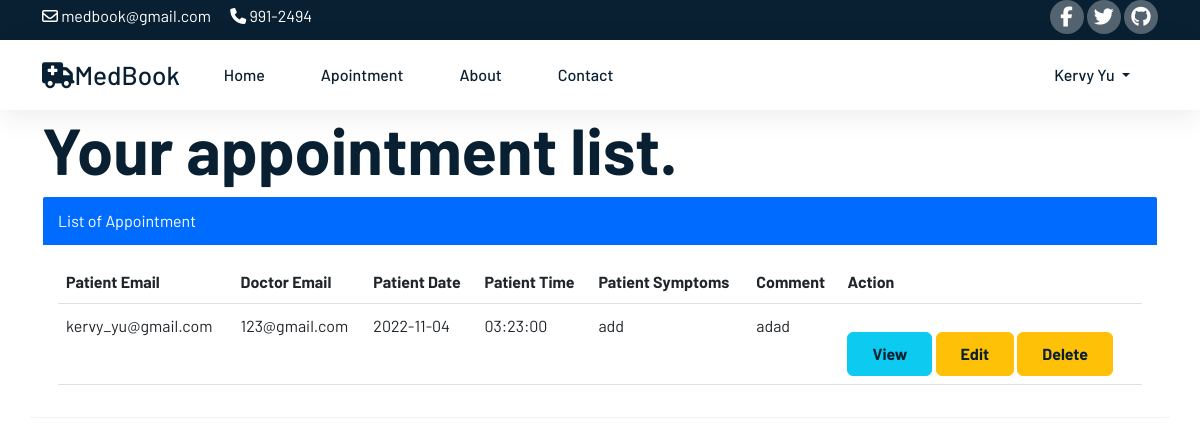
/user/userappointment.php (signed in), run on the app's committed database.
### tables this page shows
CREATE TABLE `patient` (
  `patientID` int(11) NOT NULL,
  `p_FullName` varchar(100) NOT NULL,
  `p_password` varchar(100) NOT NULL,
  `p_DOB` date NOT NULL,
  `p_gender` varchar(20) NOT NULL,
  `p_address` varchar(100) NOT NULL,
  `p_number` bigint(100) NOT NULL,
  `p_email` varchar(100) NOT NULL,
  `patient_type` varchar(100) NOT NULL DEFAULT 'user'
);

CREATE TABLE `appointment` (
  `requestID` int(11) NOT NULL,
  `d_name` varchar(100) NOT NULL,
  `p_email` varchar(100) NOT NULL,
  `appDate` date NOT NULL,
  `appTime` time NOT NULL,
  `appSymptoms` text NOT NULL,
  `appComments` text NOT NULL,
  `status` enum('process','ongoing','done','') NOT NULL DEFAULT 'process'
);

### user/userappointment.php (the view, shortened to what this page needs)
<?php
include 'C:\xampp\htdocs\Web_Tech\config\config.php';
include 'C:\xampp\htdocs\Web_Tech\user\userheader.php';
?>
<!DOCTYPE html>
<html lang="en">
<head>
    <link href="https://cdn.jsdelivr.net/npm/bootstrap@5.2.0/dist/css/bootstrap.min.css" rel="stylesheet">
    <link rel="stylesheet" type="text/css" href="/Web_Tech/css/style.css">
    <link rel="stylesheet" type="text/css" href="/Web_Tech/css/reglog.css">
</head>
<body>
<?php
echo "<div class='container' style=' border: none; border-radius: 2px; box-sizing: border-box;'>";
    echo "<div class='row'>";
        echo "<div class='page-header'>";
            echo "<h1 style='font-size: 65px;'>Your appointment list. </h1>";
            echo "</div>";
        echo "<div class='panel panel-primary'>";
            echo "<div class='panel-heading' style='background-color: #006cff; color: white'>List of Appointment</div>";
            echo "<div class='panel-body'>";
                echo "<table class='table table-hover'>";
                    echo "<thead>";
                    echo "<tr>";
                        echo "<th>Patient Email</th>";
                        echo "<th>Doctor Email</th>";
                        echo "<th>Patient Date</th>";
                        echo "<th>Patient Time</th>";
                        echo "<th>Patient Symptoms</th>";
                        echo "<th>Comment</th>";
                        echo "<th>Action</th>";
                        echo "</tr>";
                    echo "</thead>";
                    ?>
                    <?php
                    $currentUser = $_SESSION['email'];
                    $sql = "SELECT * FROM appointment WHERE p_email = '$currentUser'";
                    $result = mysqli_query($conn, $sql);
                    if ($result) {
                    if (mysqli_num_rows($result) > 0) {
                    while ($row = mysqli_fetch_array($result)) {
                    ?>
                    <tbody>
                        <tr>
                            <td><?= $row['p_email'];?></td>
                            <td><?= $row['d_name'];?></td>
                            <td><?= $row['appDate'];?></td>
                            <td><?= $row['appTime'];?></td>
                            <td><?= $row['appSymptoms'];?></td>
                            <td><?= $row['appComments'];?></td>
                            <td>
                                <button type="button" name="view" id="act_button" class="btn btn-info btn-xs view" data-bs-toggle="modal" data-bs-target="#patientDetails"><a class="glyphicon glyphicon-file" style="text-decoration: none;" title="View">View</a></button>
                                <button type="button" name="update" id="edit_button" class="btn btn-warning btn-xs update" data-bs-toggle="modal" data-bs-target="#myUpdate"><a class="glyphicon glyphicon-edit"  style="text-decoration: none;" href="?update=<?php echo $row['requestID']; ?>">Edit</a></button>
                                <button type="button" name="delete" id="act_button" class="btn btn-warning btn-xs update"><a class="glyphicon glyphicon-edit" style="text-decoration: none;" href="/Web_Tech/user/userappointment.php?delete=<?php echo $row['requestID']; ?>" title="Edit">Delete</a></button>
                            </td>
                        </tr>
                    <?php
                    }
                    }
                    }
                    ?>
                    </tbody>
</div>
</body>
</html>

### user/userheader.php (shortened to what this page needs)
<!DOCTYPE html>
<html lang="en">
<head>
    <link href="https://cdn.jsdelivr.net/npm/bootstrap@5.2.0/dist/css/bootstrap.min.css" rel="stylesheet">
    <link rel="stylesheet" type="text/css" href="/Web_Tech/css/style.css">
    <link rel="stylesheet" type="text/css" href="/Web_Tech/css/reglog.css">
</head>
<body>
<div class="top-nav" id="home">
    <div class="container">
        <div class="row justify-content-between">
            <div class="col-auto">
                <p>
                    <i class="fa-regular fa-envelope"></i>
                    <span>medbook@gmail.com</span>
                </p>
                <p>
                    <i class="fa-solid fa-phone"></i>
                    <span>991-2494</span>
                </p>
            </div>
            <div class="col-auto social-icons">
                <a href=""><i class="fa-brands fa-facebook-f"></i></a>
                <a href=""><i class="fa-brands fa-twitter"></i></i></a>
                <a href=""><i class="fa-brands fa-github"></i></i></a>
            </div>
        </div>
    </div>
</div>
<header class="sticky-top">
    <nav class="navbar navbar-expand-lg navbar-light bg-white">
        <div class="container">
            <a href="#" class="navbar-brand mb-0" >
                <i class="fa-solid fa-truck-medical"></i>MedBook
            </a>
            <div class="collapse navbar-collapse" id="navbarNav">
                <ul class="navbar-nav" id="nav_left">
                    <li class="nav-item">
                        <a class="nav-link" aria-current="page" href="/Web_Tech/user/userhome.php">Home</a>
                    </li>
                    <li class="nav-item">
                        <a class="nav-link" href="/Web_Tech/user/userappointment.php">Apointment</a>
                    </li>
                    <li class="nav-item">
                        <a class="nav-link" href="#">About</a>
                    </li>
                    <li class="nav-item">
                        <a class="nav-link" href="#">Contact</a>
                    </li>
                </ul>
                <ul class="navbar-nav ms-auto" id="nav_right">
                    <?php
                    $currentUser = $_SESSION['email'];
                    $sql = "SELECT * FROM patient WHERE p_email = '$currentUser'";
                    $result = mysqli_query($conn, $sql);
                    if ($result) {
                        if (mysqli_num_rows($result) > 0) {
                            while ($row = mysqli_fetch_array($result)) {
                                ?>
                                <li class="nav-item dropdown collapse navbar-collapse" id="navbarSupportedContent">
                                    <a class="nav-link dropdown-toggle" id="navbarDropdownMenuLink" role="button" data-bs-toggle="dropdown" aria-expanded="false">
                                       <?php echo $row['p_FullName'];?>
                                    </a>
                                </li>
                                <?php
                            }
                        }
                    }
                    ?>
                </ul>
            </div>
        </div>
    </nav>
</header>
</body>
</html>

### css/style.css (style rules this page uses)
h1,h2,h3,h4,h5,h6 { font-weight: 700; color: #092032; }
a { color: #092032; font-weight: 700; }
.top-nav { background-color: #092032; }
.top-nav p { margin-bottom: 10px; display: inline-block; margin-right: 16px; color: white; }
.top-nav i, .top-nav span { vertical-align: middle; }
.social-icons a { width: 34px; height: 34px; background-color: rgba(255, 255, 255, 0.3); display: inline-flex ; align-items: center; justify-content: center; text-decoration: none; color: white; font-size: 20px; border-radius: 100%; transition: 0.3s ease; }
.navbar { box-shadow: 0px 6px 30px rgba(0, 0, 0, 0.08); }
.navbar a { color: #092032; text-decoration: none; font-weight: 500; transition: 0.5s ease; }
.navbar-brand { font-weight: 700; font-size: 26px; color: #092032; }
.nav-item { margin: 0px 20px 0px 20px; }
.btn { padding: 9px 24px; }
p { color: #f6f6f6; }
.panel { margin-bottom: 23px; background-color: #ffffff; border: 1px solid transparent; border-radius: 3px; -webkit-box-shadow: 0 1px 1px rgba(0, 0, 0, 0.05); box-shadow: 0 1px 1px rgba(0, 0, 0, 0.05); }
.panel-body { padding: 15px; }
.panel-heading { padding: 10px 15px; border-bottom: 1px solid transparent; border-top-right-radius: 2px; border-top-left-radius: 2px; }

### css/reglog.css (style rules this page uses)
.btn { padding: 9px 24px; margin-top: 20px; }

### data on the page
patient: p_FullName "Kervy Yu"
appointment: p_email "kervy_yu@gmail.com", d_name "123@gmail.com", appDate "2022-11-04", appTime "03:23:00", appSymptoms "add", appComments "adad"
